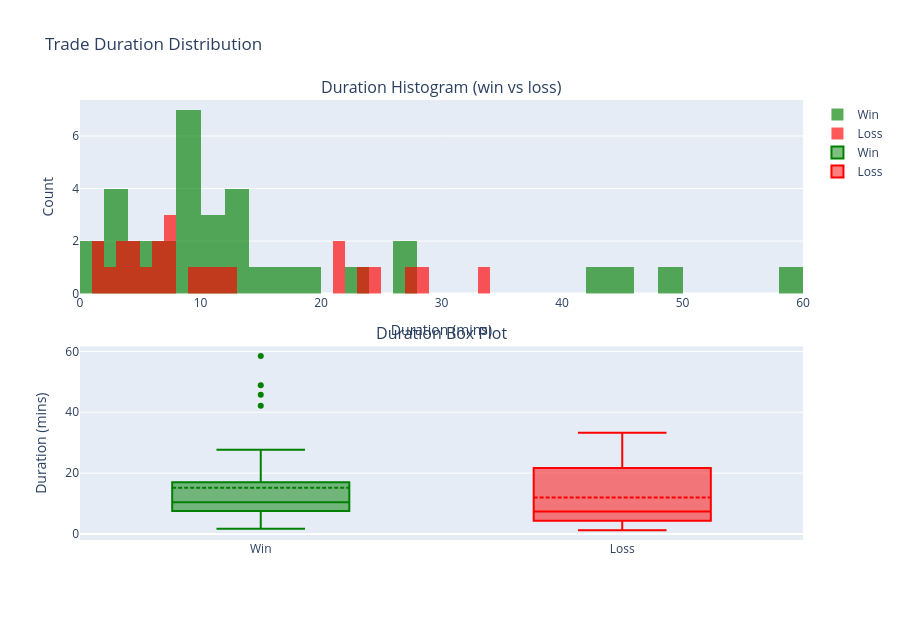

The cell this chart's notebook holds for it:
### Markdown cell above
## Trade duration distribution

### Code cell
if pairs.empty:
    print("No position pairs available for duration analysis.")
else:
    import numpy as np
    p99 = pairs["duration_mins"].quantile(0.99)
    dur_df = pairs[pairs["duration_mins"] <= p99].copy()

    wins_dur = dur_df[dur_df["result"] == "win"]["duration_mins"]
    losses_dur = dur_df[dur_df["result"] == "loss"]["duration_mins"]

    fig = make_subplots(
        rows=2, cols=1,
        subplot_titles=("Duration Histogram (win vs loss)", "Duration Box Plot"),
        vertical_spacing=0.12,
    )

    fig.add_trace(go.Histogram(
        x=wins_dur, name="Win", opacity=0.65,
        marker_color="green", nbinsx=40,
    ), row=1, col=1)
    fig.add_trace(go.Histogram(
        x=losses_dur, name="Loss", opacity=0.65,
        marker_color="red", nbinsx=40,
    ), row=1, col=1)

    fig.add_trace(go.Box(
        y=wins_dur, name="Win", marker_color="green", boxmean=True,
    ), row=2, col=1)
    fig.add_trace(go.Box(
        y=losses_dur, name="Loss", marker_color="red", boxmean=True,
    ), row=2, col=1)

    fig.update_layout(
        barmode="overlay",
        title="Trade Duration Distribution",
        height=620,
        xaxis_title="Duration (mins)",
        yaxis_title="Count",
        yaxis2_title="Duration (mins)",
    )
    fig.show()

    med_win = wins_dur.median() if not wins_dur.empty else float('nan')
    med_loss = losses_dur.median() if not losses_dur.empty else float('nan')
    print(f"Median duration  wins : {med_win:.1f} mins")
    print(f"Median duration losses: {med_loss:.1f} mins")

### Figure 1 — Plotly figure (JSON) as saved in the notebook; plotly's stock layout.template omitted (floating-point values rounded to 4 significant figures)
{"data": [{"marker": {"color": "green"}, "name": "Win", "nbinsx": 40, "opacity": 0.65, "type": "histogram", "x": [10.98, 14.57, 9.867, 5.15, 42.15, 11.6, 9.733, 13.88, 18.02, 45.77, 17.03, 7.567, 8.483, 2.583, 8.967, 9.55, 22.88, 12.92, 27.48, 11.95, 3.717, 1.717, 12.42, 3.383, 8.05, 1.933, 3.933, 27.72, 9.233, 13.18, 5.467, 48.88, 58.47, 7.783], "xaxis": "x", "yaxis": "y"}, {"marker": {"color": "red"}, "name": "Loss", "nbinsx": 40, "opacity": 0.65, "type": "histogram", "x": [10.37, 33.27, 28.95, 21.85, 7.517, 6.233, 2.1, 4.3, 1.2, 6.917, 21.43, 3.433, 1.567, 7.25, 24.88, 11.62, 5.95, 27.65, 3.233, 23.8, 9.433, 7.15, 4.45, 12.98], "xaxis": "x", "yaxis": "y"}, {"boxmean": true, "marker": {"color": "green"}, "name": "Win", "type": "box", "xaxis": "x2", "y": [10.98, 14.57, 9.867, 5.15, 42.15, 11.6, 9.733, 13.88, 18.02, 45.77, 17.03, 7.567, 8.483, 2.583, 8.967, 9.55, 22.88, 12.92, 27.48, 11.95, 3.717, 1.717, 12.42, 3.383, 8.05, 1.933, 3.933, 27.72, 9.233, 13.18, 5.467, 48.88, 58.47, 7.783], "yaxis": "y2"}, {"boxmean": true, "marker": {"color": "red"}, "name": "Loss", "type": "box", "xaxis": "x2", "y": [10.37, 33.27, 28.95, 21.85, 7.517, 6.233, 2.1, 4.3, 1.2, 6.917, 21.43, 3.433, 1.567, 7.25, 24.88, 11.62, 5.95, 27.65, 3.233, 23.8, 9.433, 7.15, 4.45, 12.98], "yaxis": "y2"}], "layout": {"annotations": [{"font": {"size": 16}, "showarrow": false, "text": "Duration Histogram (win vs loss)", "x": 0.5, "xanchor": "center", "xref": "paper", "y": 1, "yanchor": "bottom", "yref": "paper"}, {"font": {"size": 16}, "showarrow": false, "text": "Duration Box Plot", "x": 0.5, "xanchor": "center", "xref": "paper", "y": 0.44, "yanchor": "bottom", "yref": "paper"}], "barmode": "overlay", "height": 620, "title": {"text": "Trade Duration Distribution"}, "xaxis": {"anchor": "y", "domain": [0, 1], "title": {"text": "Duration (mins)"}}, "xaxis2": {"anchor": "y2", "domain": [0, 1]}, "yaxis": {"anchor": "x", "domain": [0.56, 1], "title": {"text": "Count"}}, "yaxis2": {"anchor": "x2", "domain": [0, 0.44], "title": {"text": "Duration (mins)"}}}}
